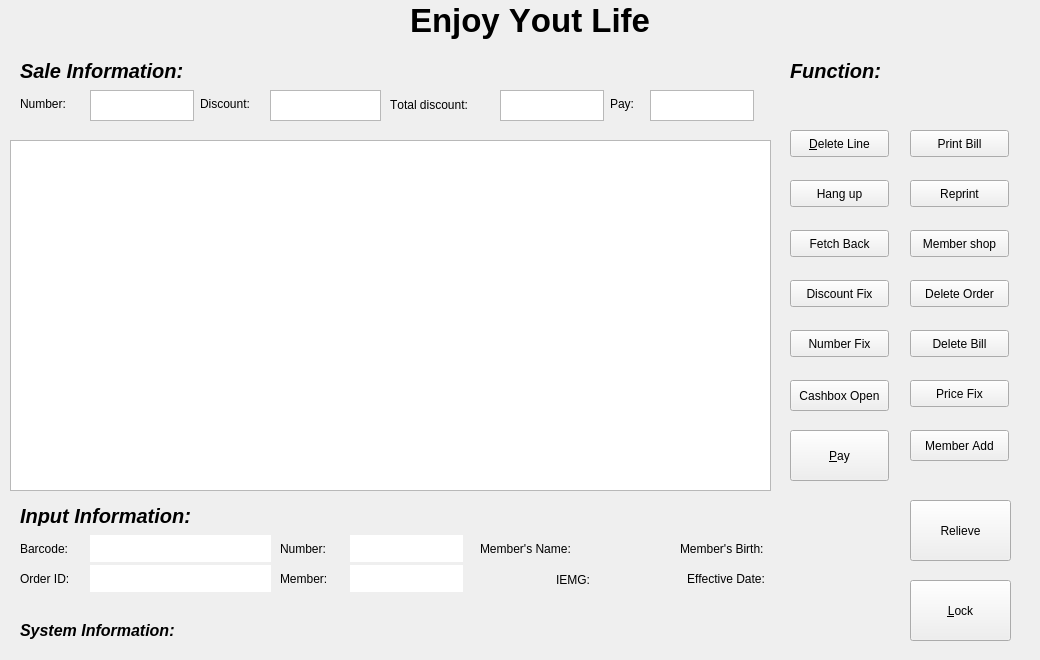
<?xml version="1.0" encoding="UTF-8"?>
<ui version="4.0">
 <class>Form</class>
 <widget class="QWidget" name="Form">
  <property name="geometry">
   <rect>
    <x>0</x>
    <y>0</y>
    <width>1040</width>
    <height>660</height>
   </rect>
  </property>
  <property name="font">
   <font>
    <kerning>false</kerning>
   </font>
  </property>
  <property name="windowTitle">
   <string>Form</string>
  </property>
  <widget class="QLabel" name="label">
   <property name="geometry">
    <rect>
     <x>20</x>
     <y>60</y>
     <width>171</width>
     <height>21</height>
    </rect>
   </property>
   <property name="font">
    <font>
     <pointsize>15</pointsize>
     <weight>75</weight>
     <italic>true</italic>
     <bold>true</bold>
     <strikeout>false</strikeout>
    </font>
   </property>
   <property name="text">
    <string>Sale Information:</string>
   </property>
  </widget>
  <widget class="QTableView" name="tableView">
   <property name="geometry">
    <rect>
     <x>10</x>
     <y>140</y>
     <width>761</width>
     <height>351</height>
    </rect>
   </property>
  </widget>
  <widget class="QLabel" name="label_6">
   <property name="geometry">
    <rect>
     <x>20</x>
     <y>505</y>
     <width>181</width>
     <height>21</height>
    </rect>
   </property>
   <property name="font">
    <font>
     <pointsize>15</pointsize>
     <weight>75</weight>
     <italic>true</italic>
     <bold>true</bold>
     <strikeout>false</strikeout>
    </font>
   </property>
   <property name="text">
    <string>Input Information:</string>
   </property>
  </widget>
  <widget class="QLabel" name="label_11">
   <property name="geometry">
    <rect>
     <x>480</x>
     <y>540</y>
     <width>121</width>
     <height>17</height>
    </rect>
   </property>
   <property name="text">
    <string>Member's Name:</string>
   </property>
  </widget>
  <widget class="QLabel" name="label_12">
   <property name="geometry">
    <rect>
     <x>680</x>
     <y>540</y>
     <width>131</width>
     <height>17</height>
    </rect>
   </property>
   <property name="text">
    <string>Member's Birth:</string>
   </property>
  </widget>
  <widget class="QLabel" name="label_13">
   <property name="geometry">
    <rect>
     <x>556</x>
     <y>570</y>
     <width>41</width>
     <height>20</height>
    </rect>
   </property>
   <property name="text">
    <string>IEMG:</string>
   </property>
  </widget>
  <widget class="QLabel" name="label_14">
   <property name="geometry">
    <rect>
     <x>687</x>
     <y>570</y>
     <width>101</width>
     <height>17</height>
    </rect>
   </property>
   <property name="text">
    <string>Effective Date:</string>
   </property>
  </widget>
  <widget class="QLabel" name="label_7">
   <property name="geometry">
    <rect>
     <x>20</x>
     <y>540</y>
     <width>67</width>
     <height>17</height>
    </rect>
   </property>
   <property name="text">
    <string>Barcode:</string>
   </property>
   <property name="buddy">
    <cstring>lineEdit_5</cstring>
   </property>
  </widget>
  <widget class="QLabel" name="label_8">
   <property name="geometry">
    <rect>
     <x>20</x>
     <y>570</y>
     <width>67</width>
     <height>17</height>
    </rect>
   </property>
   <property name="text">
    <string>Order ID:</string>
   </property>
   <property name="buddy">
    <cstring>lineEdit_6</cstring>
   </property>
  </widget>
  <widget class="QLabel" name="label_9">
   <property name="geometry">
    <rect>
     <x>280</x>
     <y>540</y>
     <width>67</width>
     <height>17</height>
    </rect>
   </property>
   <property name="text">
    <string>Number:</string>
   </property>
   <property name="buddy">
    <cstring>lineEdit_7</cstring>
   </property>
  </widget>
  <widget class="QLabel" name="label_10">
   <property name="geometry">
    <rect>
     <x>280</x>
     <y>570</y>
     <width>67</width>
     <height>17</height>
    </rect>
   </property>
   <property name="text">
    <string>Member:</string>
   </property>
   <property name="buddy">
    <cstring>lineEdit_8</cstring>
   </property>
  </widget>
  <widget class="QLineEdit" name="lineEdit_5">
   <property name="geometry">
    <rect>
     <x>90</x>
     <y>535</y>
     <width>181</width>
     <height>27</height>
    </rect>
   </property>
   <property name="frame">
    <bool>false</bool>
   </property>
  </widget>
  <widget class="QLineEdit" name="lineEdit_6">
   <property name="geometry">
    <rect>
     <x>90</x>
     <y>565</y>
     <width>181</width>
     <height>27</height>
    </rect>
   </property>
   <property name="frame">
    <bool>false</bool>
   </property>
  </widget>
  <widget class="QLineEdit" name="lineEdit_7">
   <property name="geometry">
    <rect>
     <x>350</x>
     <y>535</y>
     <width>113</width>
     <height>27</height>
    </rect>
   </property>
   <property name="frame">
    <bool>false</bool>
   </property>
  </widget>
  <widget class="QLineEdit" name="lineEdit_8">
   <property name="geometry">
    <rect>
     <x>350</x>
     <y>565</y>
     <width>113</width>
     <height>27</height>
    </rect>
   </property>
   <property name="frame">
    <bool>false</bool>
   </property>
  </widget>
  <widget class="QTextEdit" name="textEdit">
   <property name="geometry">
    <rect>
     <x>90</x>
     <y>90</y>
     <width>104</width>
     <height>31</height>
    </rect>
   </property>
  </widget>
  <widget class="QTextEdit" name="textEdit_2">
   <property name="geometry">
    <rect>
     <x>270</x>
     <y>90</y>
     <width>111</width>
     <height>31</height>
    </rect>
   </property>
  </widget>
  <widget class="QTextEdit" name="textEdit_3">
   <property name="geometry">
    <rect>
     <x>650</x>
     <y>90</y>
     <width>104</width>
     <height>31</height>
    </rect>
   </property>
  </widget>
  <widget class="QTextEdit" name="textEdit_4">
   <property name="geometry">
    <rect>
     <x>500</x>
     <y>90</y>
     <width>104</width>
     <height>31</height>
    </rect>
   </property>
  </widget>
  <widget class="QLabel" name="label_2">
   <property name="geometry">
    <rect>
     <x>20</x>
     <y>95</y>
     <width>67</width>
     <height>17</height>
    </rect>
   </property>
   <property name="text">
    <string>Number:</string>
   </property>
  </widget>
  <widget class="QLabel" name="label_3">
   <property name="geometry">
    <rect>
     <x>200</x>
     <y>95</y>
     <width>67</width>
     <height>17</height>
    </rect>
   </property>
   <property name="text">
    <string>Discount:</string>
   </property>
  </widget>
  <widget class="QLabel" name="label_4">
   <property name="geometry">
    <rect>
     <x>390</x>
     <y>95</y>
     <width>111</width>
     <height>20</height>
    </rect>
   </property>
   <property name="text">
    <string>Total discount:</string>
   </property>
  </widget>
  <widget class="QLabel" name="label_5">
   <property name="geometry">
    <rect>
     <x>610</x>
     <y>95</y>
     <width>31</width>
     <height>17</height>
    </rect>
   </property>
   <property name="text">
    <string>Pay:</string>
   </property>
  </widget>
  <widget class="QPushButton" name="pushButton">
   <property name="geometry">
    <rect>
     <x>790</x>
     <y>430</y>
     <width>99</width>
     <height>51</height>
    </rect>
   </property>
   <property name="text">
    <string>&amp;Pay</string>
   </property>
  </widget>
  <widget class="QPushButton" name="pushButton_3">
   <property name="geometry">
    <rect>
     <x>790</x>
     <y>130</y>
     <width>99</width>
     <height>27</height>
    </rect>
   </property>
   <property name="text">
    <string>&amp;Delete Line</string>
   </property>
  </widget>
  <widget class="QPushButton" name="pushButton_4">
   <property name="geometry">
    <rect>
     <x>790</x>
     <y>180</y>
     <width>99</width>
     <height>27</height>
    </rect>
   </property>
   <property name="text">
    <string>Hang up</string>
   </property>
  </widget>
  <widget class="QPushButton" name="pushButton_5">
   <property name="geometry">
    <rect>
     <x>790</x>
     <y>230</y>
     <width>99</width>
     <height>27</height>
    </rect>
   </property>
   <property name="text">
    <string>Fetch Back</string>
   </property>
  </widget>
  <widget class="QPushButton" name="pushButton_6">
   <property name="geometry">
    <rect>
     <x>790</x>
     <y>280</y>
     <width>99</width>
     <height>27</height>
    </rect>
   </property>
   <property name="text">
    <string>Discount Fix</string>
   </property>
  </widget>
  <widget class="QPushButton" name="pushButton_7">
   <property name="geometry">
    <rect>
     <x>910</x>
     <y>380</y>
     <width>99</width>
     <height>27</height>
    </rect>
   </property>
   <property name="text">
    <string>Price Fix</string>
   </property>
  </widget>
  <widget class="QPushButton" name="pushButton_8">
   <property name="geometry">
    <rect>
     <x>910</x>
     <y>180</y>
     <width>99</width>
     <height>27</height>
    </rect>
   </property>
   <property name="text">
    <string>Reprint</string>
   </property>
  </widget>
  <widget class="QPushButton" name="pushButton_9">
   <property name="geometry">
    <rect>
     <x>790</x>
     <y>330</y>
     <width>99</width>
     <height>27</height>
    </rect>
   </property>
   <property name="text">
    <string>Number Fix</string>
   </property>
  </widget>
  <widget class="QPushButton" name="pushButton_10">
   <property name="geometry">
    <rect>
     <x>910</x>
     <y>280</y>
     <width>99</width>
     <height>27</height>
    </rect>
   </property>
   <property name="text">
    <string>Delete Order</string>
   </property>
  </widget>
  <widget class="QPushButton" name="pushButton_11">
   <property name="geometry">
    <rect>
     <x>790</x>
     <y>380</y>
     <width>99</width>
     <height>31</height>
    </rect>
   </property>
   <property name="text">
    <string>Cashbox Open</string>
   </property>
  </widget>
  <widget class="QPushButton" name="pushButton_12">
   <property name="geometry">
    <rect>
     <x>910</x>
     <y>330</y>
     <width>99</width>
     <height>27</height>
    </rect>
   </property>
   <property name="text">
    <string>Delete Bill</string>
   </property>
  </widget>
  <widget class="QPushButton" name="pushButton_13">
   <property name="geometry">
    <rect>
     <x>910</x>
     <y>130</y>
     <width>99</width>
     <height>27</height>
    </rect>
   </property>
   <property name="text">
    <string>Print Bill</string>
   </property>
  </widget>
  <widget class="QPushButton" name="pushButton_14">
   <property name="geometry">
    <rect>
     <x>910</x>
     <y>230</y>
     <width>99</width>
     <height>27</height>
    </rect>
   </property>
   <property name="text">
    <string>Member shop</string>
   </property>
  </widget>
  <widget class="QPushButton" name="pushButton_15">
   <property name="geometry">
    <rect>
     <x>910</x>
     <y>500</y>
     <width>101</width>
     <height>61</height>
    </rect>
   </property>
   <property name="text">
    <string>Relieve</string>
   </property>
  </widget>
  <widget class="QPushButton" name="pushButton_16">
   <property name="geometry">
    <rect>
     <x>910</x>
     <y>580</y>
     <width>101</width>
     <height>61</height>
    </rect>
   </property>
   <property name="text">
    <string>&amp;Lock</string>
   </property>
  </widget>
  <widget class="QPushButton" name="pushButton_17">
   <property name="geometry">
    <rect>
     <x>910</x>
     <y>430</y>
     <width>99</width>
     <height>31</height>
    </rect>
   </property>
   <property name="text">
    <string>Member Add</string>
   </property>
  </widget>
  <widget class="QLabel" name="label_15">
   <property name="geometry">
    <rect>
     <x>410</x>
     <y>0</y>
     <width>251</width>
     <height>41</height>
    </rect>
   </property>
   <property name="font">
    <font>
     <pointsize>25</pointsize>
     <weight>75</weight>
     <bold>true</bold>
    </font>
   </property>
   <property name="text">
    <string>Enjoy Yout Life</string>
   </property>
  </widget>
  <widget class="QLabel" name="label_16">
   <property name="geometry">
    <rect>
     <x>790</x>
     <y>60</y>
     <width>91</width>
     <height>21</height>
    </rect>
   </property>
   <property name="font">
    <font>
     <pointsize>15</pointsize>
     <weight>75</weight>
     <italic>true</italic>
     <bold>true</bold>
     <strikeout>false</strikeout>
    </font>
   </property>
   <property name="text">
    <string>Function:</string>
   </property>
  </widget>
  <widget class="QLabel" name="label_17">
   <property name="geometry">
    <rect>
     <x>20</x>
     <y>620</y>
     <width>161</width>
     <height>21</height>
    </rect>
   </property>
   <property name="font">
    <font>
     <pointsize>12</pointsize>
     <weight>75</weight>
     <italic>true</italic>
     <bold>true</bold>
     <strikeout>false</strikeout>
    </font>
   </property>
   <property name="text">
    <string>System Information:</string>
   </property>
  </widget>
 </widget>
 <resources/>
 <connections/>
</ui>
